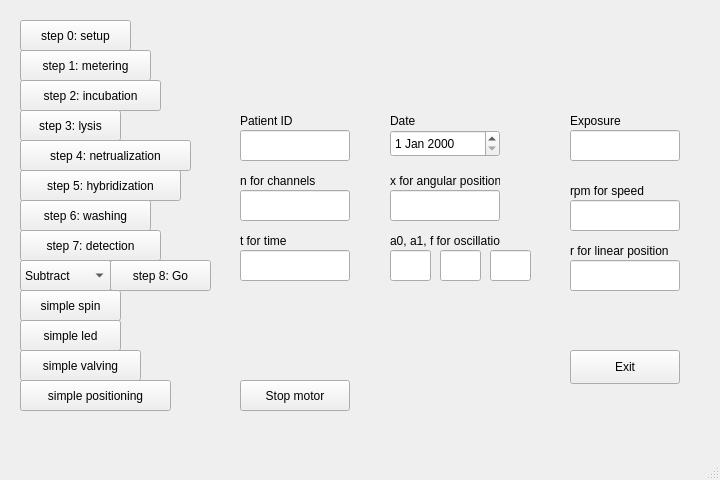
<?xml version="1.0" encoding="UTF-8"?>
<ui version="4.0">
 <class>MainWindow</class>
 <widget class="QMainWindow" name="MainWindow">
  <property name="geometry">
   <rect>
    <x>0</x>
    <y>0</y>
    <width>720</width>
    <height>480</height>
   </rect>
  </property>
  <property name="windowTitle">
   <string>Developer Mode</string>
  </property>
  <property name="documentMode">
   <bool>false</bool>
  </property>
  <widget class="QWidget" name="centralwidget">
   <widget class="QPushButton" name="step0_dev">
    <property name="geometry">
     <rect>
      <x>20</x>
      <y>20</y>
      <width>111</width>
      <height>31</height>
     </rect>
    </property>
    <property name="whatsThis">
     <string>&lt;html&gt;&lt;head/&gt;&lt;body&gt;&lt;p&gt;Imput Id, Date, 3 pins&lt;/p&gt;&lt;/body&gt;&lt;/html&gt;</string>
    </property>
    <property name="text">
     <string>step 0: setup</string>
    </property>
   </widget>
   <widget class="QPushButton" name="step1_dev">
    <property name="geometry">
     <rect>
      <x>20</x>
      <y>50</y>
      <width>131</width>
      <height>31</height>
     </rect>
    </property>
    <property name="toolTip">
     <string>&lt;html&gt;&lt;head/&gt;&lt;body&gt;&lt;p&gt;set speed and time&lt;/p&gt;&lt;/body&gt;&lt;/html&gt;</string>
    </property>
    <property name="text">
     <string>step 1: metering</string>
    </property>
   </widget>
   <widget class="QPushButton" name="step2_dev">
    <property name="geometry">
     <rect>
      <x>20</x>
      <y>80</y>
      <width>141</width>
      <height>31</height>
     </rect>
    </property>
    <property name="text">
     <string>step 2: incubation</string>
    </property>
   </widget>
   <widget class="QPushButton" name="step3_dev">
    <property name="geometry">
     <rect>
      <x>20</x>
      <y>110</y>
      <width>101</width>
      <height>31</height>
     </rect>
    </property>
    <property name="text">
     <string>step 3: lysis</string>
    </property>
   </widget>
   <widget class="QPushButton" name="step4_dev">
    <property name="geometry">
     <rect>
      <x>20</x>
      <y>140</y>
      <width>171</width>
      <height>31</height>
     </rect>
    </property>
    <property name="text">
     <string>step 4: netrualization</string>
    </property>
   </widget>
   <widget class="QPushButton" name="step5_dev">
    <property name="geometry">
     <rect>
      <x>20</x>
      <y>170</y>
      <width>161</width>
      <height>31</height>
     </rect>
    </property>
    <property name="text">
     <string>step 5: hybridization</string>
    </property>
   </widget>
   <widget class="QPushButton" name="step6_dev">
    <property name="geometry">
     <rect>
      <x>20</x>
      <y>200</y>
      <width>131</width>
      <height>31</height>
     </rect>
    </property>
    <property name="text">
     <string>step 6: washing</string>
    </property>
   </widget>
   <widget class="QPushButton" name="step7_dev">
    <property name="geometry">
     <rect>
      <x>20</x>
      <y>230</y>
      <width>141</width>
      <height>31</height>
     </rect>
    </property>
    <property name="text">
     <string>step 7: detection</string>
    </property>
   </widget>
   <widget class="QToolButton" name="step8_dev">
    <property name="enabled">
     <bool>true</bool>
    </property>
    <property name="geometry">
     <rect>
      <x>110</x>
      <y>260</y>
      <width>101</width>
      <height>31</height>
     </rect>
    </property>
    <property name="cursor">
     <cursorShape>ArrowCursor</cursorShape>
    </property>
    <property name="focusPolicy">
     <enum>Qt::TabFocus</enum>
    </property>
    <property name="contextMenuPolicy">
     <enum>Qt::DefaultContextMenu</enum>
    </property>
    <property name="text">
     <string>step 8: Go</string>
    </property>
    <property name="popupMode">
     <enum>QToolButton::InstantPopup</enum>
    </property>
   </widget>
   <widget class="QPushButton" name="spspin_dev">
    <property name="geometry">
     <rect>
      <x>20</x>
      <y>290</y>
      <width>101</width>
      <height>31</height>
     </rect>
    </property>
    <property name="text">
     <string>simple spin</string>
    </property>
   </widget>
   <widget class="QPushButton" name="spled_dev">
    <property name="geometry">
     <rect>
      <x>20</x>
      <y>320</y>
      <width>101</width>
      <height>31</height>
     </rect>
    </property>
    <property name="text">
     <string>simple led</string>
    </property>
    <property name="autoRepeat">
     <bool>true</bool>
    </property>
   </widget>
   <widget class="QPushButton" name="spvalving_dev">
    <property name="geometry">
     <rect>
      <x>20</x>
      <y>350</y>
      <width>121</width>
      <height>31</height>
     </rect>
    </property>
    <property name="text">
     <string>simple valving</string>
    </property>
   </widget>
   <widget class="QLineEdit" name="n_dev">
    <property name="geometry">
     <rect>
      <x>240</x>
      <y>190</y>
      <width>110</width>
      <height>31</height>
     </rect>
    </property>
   </widget>
   <widget class="QLabel" name="label">
    <property name="geometry">
     <rect>
      <x>240</x>
      <y>170</y>
      <width>110</width>
      <height>21</height>
     </rect>
    </property>
    <property name="text">
     <string>n for channels</string>
    </property>
   </widget>
   <widget class="QLineEdit" name="x_dev">
    <property name="geometry">
     <rect>
      <x>390</x>
      <y>190</y>
      <width>110</width>
      <height>31</height>
     </rect>
    </property>
   </widget>
   <widget class="QLabel" name="label_2">
    <property name="geometry">
     <rect>
      <x>390</x>
      <y>170</y>
      <width>110</width>
      <height>21</height>
     </rect>
    </property>
    <property name="text">
     <string>x for angular position</string>
    </property>
   </widget>
   <widget class="QLineEdit" name="rpm_dev">
    <property name="geometry">
     <rect>
      <x>570</x>
      <y>200</y>
      <width>110</width>
      <height>31</height>
     </rect>
    </property>
   </widget>
   <widget class="QLabel" name="label_3">
    <property name="geometry">
     <rect>
      <x>570</x>
      <y>180</y>
      <width>110</width>
      <height>21</height>
     </rect>
    </property>
    <property name="text">
     <string>rpm for speed</string>
    </property>
   </widget>
   <widget class="QLineEdit" name="t_dev">
    <property name="geometry">
     <rect>
      <x>240</x>
      <y>250</y>
      <width>110</width>
      <height>31</height>
     </rect>
    </property>
   </widget>
   <widget class="QLabel" name="label_4">
    <property name="geometry">
     <rect>
      <x>240</x>
      <y>230</y>
      <width>110</width>
      <height>21</height>
     </rect>
    </property>
    <property name="text">
     <string>t for time</string>
    </property>
   </widget>
   <widget class="QLineEdit" name="a0_dev">
    <property name="geometry">
     <rect>
      <x>390</x>
      <y>250</y>
      <width>41</width>
      <height>31</height>
     </rect>
    </property>
   </widget>
   <widget class="QLabel" name="label_5">
    <property name="geometry">
     <rect>
      <x>390</x>
      <y>230</y>
      <width>110</width>
      <height>21</height>
     </rect>
    </property>
    <property name="text">
     <string>a0, a1, f for oscillation</string>
    </property>
   </widget>
   <widget class="QLineEdit" name="a1_dev">
    <property name="geometry">
     <rect>
      <x>440</x>
      <y>250</y>
      <width>41</width>
      <height>31</height>
     </rect>
    </property>
   </widget>
   <widget class="QLineEdit" name="f_dev">
    <property name="geometry">
     <rect>
      <x>490</x>
      <y>250</y>
      <width>41</width>
      <height>31</height>
     </rect>
    </property>
   </widget>
   <widget class="QLineEdit" name="r_dev">
    <property name="geometry">
     <rect>
      <x>570</x>
      <y>260</y>
      <width>110</width>
      <height>31</height>
     </rect>
    </property>
   </widget>
   <widget class="QLabel" name="label_6">
    <property name="geometry">
     <rect>
      <x>570</x>
      <y>240</y>
      <width>110</width>
      <height>21</height>
     </rect>
    </property>
    <property name="text">
     <string>r for linear position</string>
    </property>
   </widget>
   <widget class="QPushButton" name="sppositioning_dev">
    <property name="geometry">
     <rect>
      <x>20</x>
      <y>380</y>
      <width>151</width>
      <height>31</height>
     </rect>
    </property>
    <property name="text">
     <string>simple positioning</string>
    </property>
   </widget>
   <widget class="QComboBox" name="imgprocess_dev">
    <property name="geometry">
     <rect>
      <x>20</x>
      <y>260</y>
      <width>91</width>
      <height>31</height>
     </rect>
    </property>
    <item>
     <property name="text">
      <string>Subtract</string>
     </property>
    </item>
    <item>
     <property name="text">
      <string>Filter</string>
     </property>
    </item>
    <item>
     <property name="text">
      <string>Findcircle</string>
     </property>
    </item>
    <item>
     <property name="text">
      <string>All</string>
     </property>
    </item>
   </widget>
   <widget class="QLabel" name="label_11">
    <property name="geometry">
     <rect>
      <x>240</x>
      <y>110</y>
      <width>110</width>
      <height>21</height>
     </rect>
    </property>
    <property name="text">
     <string>Patient ID</string>
    </property>
   </widget>
   <widget class="QLineEdit" name="pid_dev">
    <property name="geometry">
     <rect>
      <x>240</x>
      <y>130</y>
      <width>110</width>
      <height>31</height>
     </rect>
    </property>
   </widget>
   <widget class="QLabel" name="label_12">
    <property name="geometry">
     <rect>
      <x>390</x>
      <y>110</y>
      <width>110</width>
      <height>21</height>
     </rect>
    </property>
    <property name="text">
     <string>Date</string>
    </property>
   </widget>
   <widget class="QDateEdit" name="dateEdit">
    <property name="geometry">
     <rect>
      <x>390</x>
      <y>130</y>
      <width>110</width>
      <height>27</height>
     </rect>
    </property>
   </widget>
   <widget class="QPushButton" name="motorstop_dev">
    <property name="geometry">
     <rect>
      <x>240</x>
      <y>380</y>
      <width>110</width>
      <height>31</height>
     </rect>
    </property>
    <property name="text">
     <string>Stop motor</string>
    </property>
   </widget>
   <widget class="QLabel" name="label_7">
    <property name="geometry">
     <rect>
      <x>570</x>
      <y>110</y>
      <width>110</width>
      <height>21</height>
     </rect>
    </property>
    <property name="text">
     <string>Exposure</string>
    </property>
   </widget>
   <widget class="QLineEdit" name="expo_dev">
    <property name="geometry">
     <rect>
      <x>570</x>
      <y>130</y>
      <width>110</width>
      <height>31</height>
     </rect>
    </property>
    <property name="text">
     <string/>
    </property>
   </widget>
   <widget class="QPushButton" name="exit">
    <property name="geometry">
     <rect>
      <x>570</x>
      <y>350</y>
      <width>110</width>
      <height>34</height>
     </rect>
    </property>
    <property name="text">
     <string>Exit</string>
    </property>
   </widget>
   <zorder>step0_dev</zorder>
   <zorder>step1_dev</zorder>
   <zorder>step2_dev</zorder>
   <zorder>step3_dev</zorder>
   <zorder>step4_dev</zorder>
   <zorder>step5_dev</zorder>
   <zorder>step6_dev</zorder>
   <zorder>step7_dev</zorder>
   <zorder>step8_dev</zorder>
   <zorder>spspin_dev</zorder>
   <zorder>spled_dev</zorder>
   <zorder>spvalving_dev</zorder>
   <zorder>n_dev</zorder>
   <zorder>label</zorder>
   <zorder>x_dev</zorder>
   <zorder>label_2</zorder>
   <zorder>rpm_dev</zorder>
   <zorder>label_3</zorder>
   <zorder>t_dev</zorder>
   <zorder>label_4</zorder>
   <zorder>a0_dev</zorder>
   <zorder>label_5</zorder>
   <zorder>a1_dev</zorder>
   <zorder>f_dev</zorder>
   <zorder>r_dev</zorder>
   <zorder>label_6</zorder>
   <zorder>imgprocess_dev</zorder>
   <zorder>label_11</zorder>
   <zorder>pid_dev</zorder>
   <zorder>label_12</zorder>
   <zorder>dateEdit</zorder>
   <zorder>motorstop_dev</zorder>
   <zorder>sppositioning_dev</zorder>
   <zorder>label_7</zorder>
   <zorder>expo_dev</zorder>
   <zorder>exit</zorder>
  </widget>
  <widget class="QStatusBar" name="statusbar"/>
 </widget>
 <resources>
  <include location="../images/MDX.qrc"/>
 </resources>
 <connections/>
</ui>
